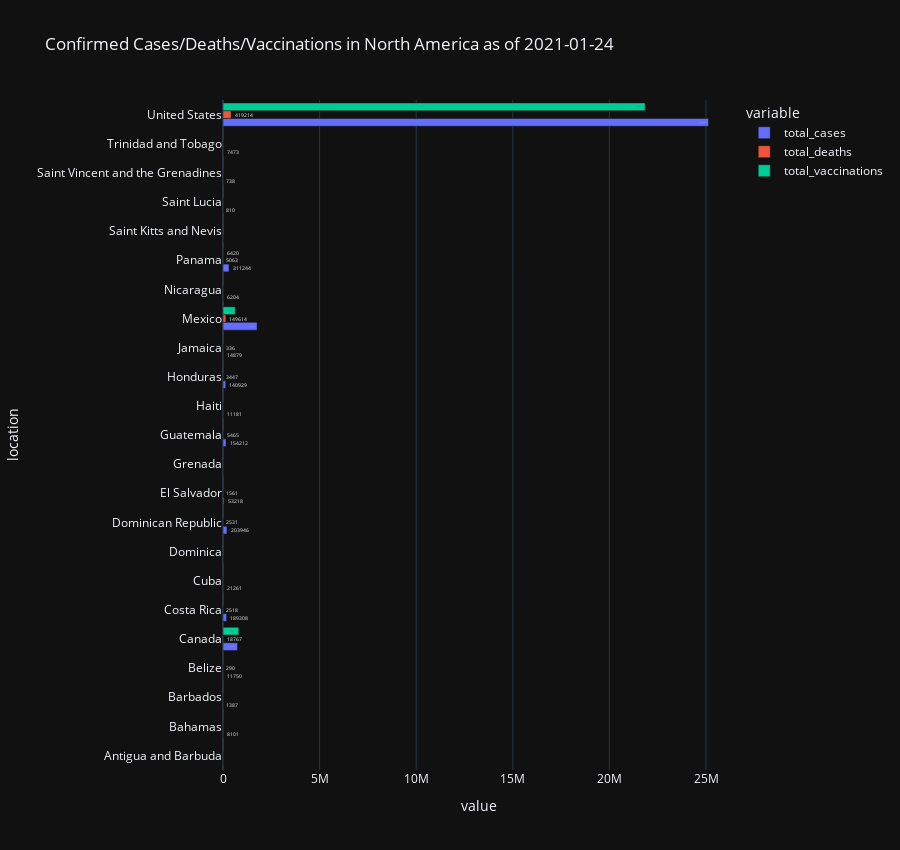

Notebook code cell kept with this figure:
### Code cell
#Plot North American countries cases, deaths, vaccinations administered
fig = px.bar(North_America_melt,
             x='value', y='location', color='variable', barmode='group',
             title='Confirmed Cases/Deaths/Vaccinations in North America as of 2021-01-24', text='value', height=850)
fig.show()

### Figure 1 — Plotly figure (JSON) as saved in the notebook; plotly's stock layout.template omitted (floating-point values rounded to 4 significant figures)
{"data": [{"alignmentgroup": "True", "hovertemplate": "variable=total_cases<br>value=%{text}<br>location=%{y}<extra></extra>", "legendgroup": "total_cases", "marker": {"color": "#636efa"}, "name": "total_cases", "offsetgroup": "total_cases", "orientation": "h", "showlegend": true, "text": [198, 8101, 1387, 11750, 752040, 189308, 21261, 113, 203946, 53218, 147, 154212, 11181, 140929, 14879, 1763219, 6204, 311244, 35, 810, 738, 7473, 25127000], "textposition": "auto", "type": "bar", "x": [198, 8101, 1387, 11750, 752040, 189308, 21261, 113, 203946, 53218, 147, 154212, 11181, 140929, 14879, 1763219, 6204, 311244, 35, 810, 738, 7473, 25127000], "xaxis": "x", "y": ["Antigua and Barbuda", "Bahamas", "Barbados", "Belize", "Canada", "Costa Rica", "Cuba", "Dominica", "Dominican Republic", "El Salvador", "Grenada", "Guatemala", "Haiti", "Honduras", "Jamaica", "Mexico", "Nicaragua", "Panama", "Saint Kitts and Nevis", "Saint Lucia", "Saint Vincent and the Grenadines", "Trinidad and Tobago", "United States"], "yaxis": "y"}, {"alignmentgroup": "True", "hovertemplate": "variable=total_deaths<br>value=%{text}<br>location=%{y}<extra></extra>", "legendgroup": "total_deaths", "marker": {"color": "#EF553B"}, "name": "total_deaths", "offsetgroup": "total_deaths", "orientation": "h", "showlegend": true, "text": [6, 175, 9, 290, 18767, 2518, 194, null, 2531, 1561, 1, 5465, 243, 3447, 336, 149614, 168, 5063, null, 11, 2, 134, 419214], "textposition": "auto", "type": "bar", "x": [6, 175, 9, 290, 18767, 2518, 194, null, 2531, 1561, 1, 5465, 243, 3447, 336, 149614, 168, 5063, null, 11, 2, 134, 419214], "xaxis": "x", "y": ["Antigua and Barbuda", "Bahamas", "Barbados", "Belize", "Canada", "Costa Rica", "Cuba", "Dominica", "Dominican Republic", "El Salvador", "Grenada", "Guatemala", "Haiti", "Honduras", "Jamaica", "Mexico", "Nicaragua", "Panama", "Saint Kitts and Nevis", "Saint Lucia", "Saint Vincent and the Grenadines", "Trinidad and Tobago", "United States"], "yaxis": "y"}, {"alignmentgroup": "True", "hovertemplate": "variable=total_vaccinations<br>value=%{text}<br>location=%{y}<extra></extra>", "legendgroup": "total_vaccinations", "marker": {"color": "#00cc96"}, "name": "total_vaccinations", "offsetgroup": "total_vaccinations", "orientation": "h", "showlegend": true, "text": [null, null, null, null, 816451, null, null, null, null, null, null, null, null, null, null, 629626, null, 6420, null, null, null, null, 21848655], "textposition": "auto", "type": "bar", "x": [null, null, null, null, 816451, null, null, null, null, null, null, null, null, null, null, 629626, null, 6420, null, null, null, null, 21848655], "xaxis": "x", "y": ["Antigua and Barbuda", "Bahamas", "Barbados", "Belize", "Canada", "Costa Rica", "Cuba", "Dominica", "Dominican Republic", "El Salvador", "Grenada", "Guatemala", "Haiti", "Honduras", "Jamaica", "Mexico", "Nicaragua", "Panama", "Saint Kitts and Nevis", "Saint Lucia", "Saint Vincent and the Grenadines", "Trinidad and Tobago", "United States"], "yaxis": "y"}], "layout": {"barmode": "group", "height": 850, "legend": {"title": {"text": "variable"}, "tracegroupgap": 0}, "title": {"text": "Confirmed Cases/Deaths/Vaccinations in North America as of 2021-01-24"}, "xaxis": {"anchor": "y", "domain": [0, 1], "title": {"text": "value"}}, "yaxis": {"anchor": "x", "domain": [0, 1], "title": {"text": "location"}}}}
